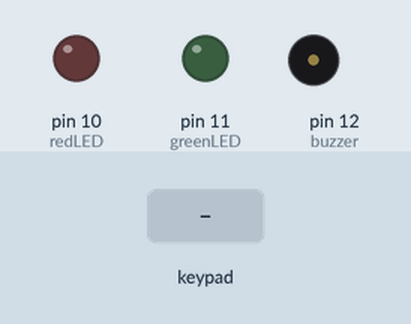
This sketch was run on a simulated Arduino Uno, built with avr-gcc and run on an emulated ATmega328P. Shown: output pins drawn as LEDs (lit = HIGH), buzzer (waves = sounding). Inputs (shaded band) come from the test bench. What the sketch prints to the serial monitor is not drawn.

Above: at 1.2 s.
1.3 s: keypad keys 1 2 3 4 pressed 0.4 s apart
At 2.6 s:
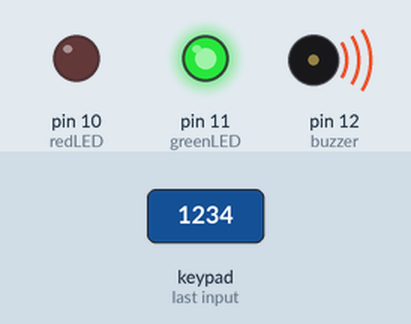
At 3.3 s:
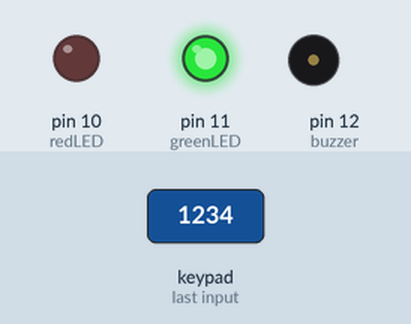
5.0 s: keypad keys 9 8 7 6 pressed 0.4 s apart
At 7.0 s:
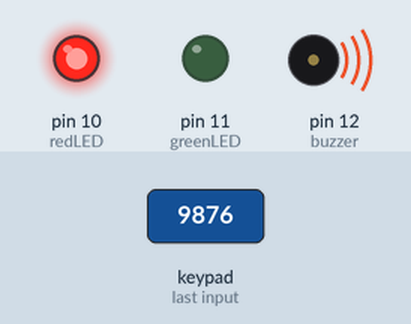
8.7 s: key 'A' pressed
10.2 s: key 'B' pressed
11.7 s: key 'C' pressed
13.2 s: keypad keys 1 2 3 4 # pressed 0.4 s apart
At 15.5 s:
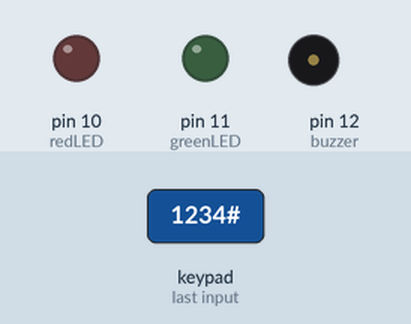
Timing chart, 0 to 17.0 s (numbered marks = the images above; inputs shaded):
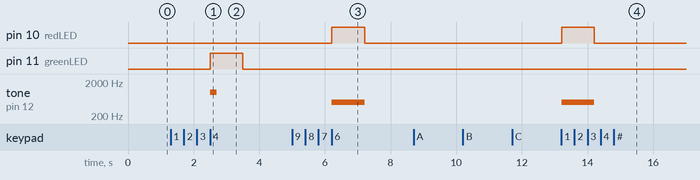

The sketch:

password_protected_security_system1.ino
```cpp
#include <Keypad.h>

// Define keypad rows and columns
const byte ROWS = 4;
const byte COLS = 4;
char keys[ROWS][COLS] = {
  {'1','2','3','A'},
  {'4','5','6','B'},
  {'7','8','9','C'},
  {'*','0','#','D'}
};
byte rowPins[ROWS] = {9, 8, 7, 6}; // Connect to keypad row pins
byte colPins[COLS] = {5, 4, 3, 2}; // Connect to keypad column pins

Keypad keypad = Keypad(makeKeymap(keys), rowPins, colPins, ROWS, COLS);

// Output pins
const int redLED = 10;
const int greenLED = 11;
const int buzzer = 12;

// Password setup
String correctPassword = "1234";  // Set correct password
String inputPassword = "";

void setup() {
  pinMode(redLED, OUTPUT);
  pinMode(greenLED, OUTPUT);
  pinMode(buzzer, OUTPUT);
  Serial.begin(9600);
  Serial.println("Enter 4-digit Password:");
}

void loop() {
  char key = keypad.getKey();

  if (key) {
    Serial.print(key);

    if (key == '*') {
      // Clear input if '*' is pressed
      inputPassword = "";
      Serial.println("\nInput Cleared");
    }
    else if (key != '#' && inputPassword.length() < 4) {
      // Add key to input if less than 4 characters
      inputPassword += key;
    }

    // Check if 4 characters entered
    if (inputPassword.length() == 4) {
      if (inputPassword == correctPassword) {
        correctPasswordAction();
      } else {
        wrongPasswordAction();
      }
      inputPassword = ""; // Reset for next attempt
      Serial.println("\nEnter 4-digit Password:");
    }
  }
}

void correctPasswordAction() {
  Serial.println("\nAccess Granted");
  digitalWrite(greenLED, HIGH);
  digitalWrite(redLED, LOW);
  tone(buzzer, 1000, 200); // Short beep
  delay(1000);
  digitalWrite(greenLED, LOW);
}

void wrongPasswordAction() {
  Serial.println("\nAccess Denied");
  digitalWrite(redLED, HIGH);
  digitalWrite(greenLED, LOW);
  tone(buzzer, 500, 1000); // Long beep
  delay(1000);
  digitalWrite(redLED, LOW);
}
```

Measured:
- after the input at 1.3 s, pin 11 (greenLED): LOW → HIGH after 1.2 s, → LOW 1.0 s later; tone on pin 12 (buzzer): silent → 1000 Hz after 1.2 s, → silent 0.20 s later
- after the input at 5.0 s, pin 10 (redLED): LOW → HIGH after 1.2 s, → LOW 1.0 s later; tone on pin 12 (buzzer): silent → 500 Hz after 1.2 s, → silent 1.0 s later
- after the input at 8.7 s, every drawn part: stays the same
- after the input at 10.2 s, every drawn part: stays the same
- after the input at 11.7 s, every drawn part: stays the same
- after the input at 13.2 s, pin 10 (redLED): LOW → HIGH at once, → LOW 1.0 s later; tone on pin 12 (buzzer): silent → 500 Hz at once, → silent 1.0 s later
